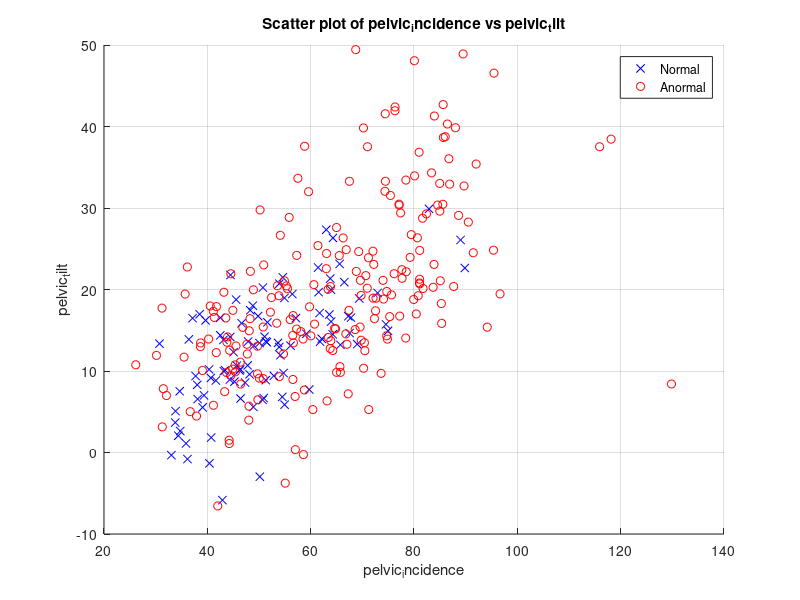
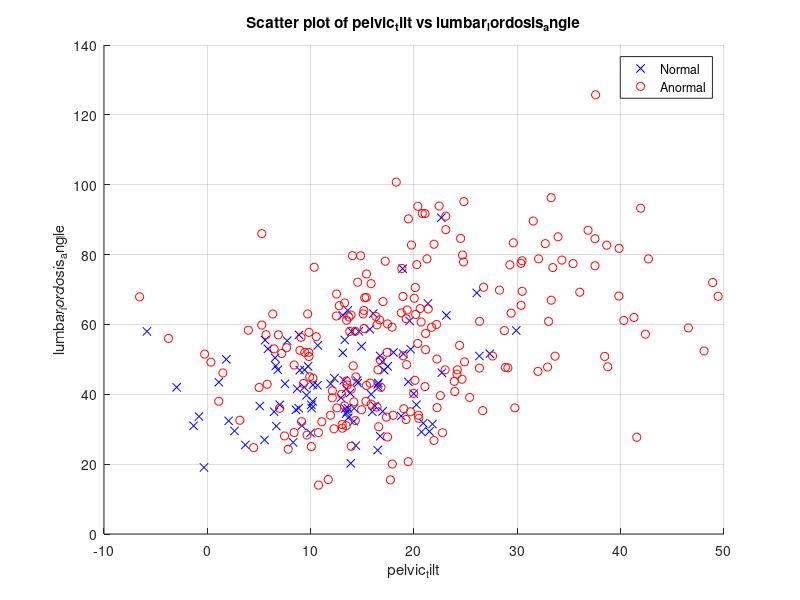
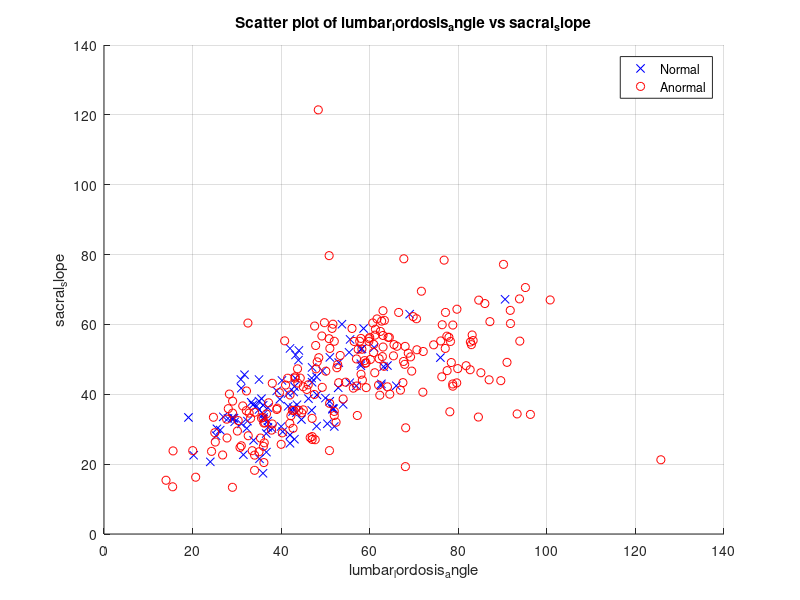
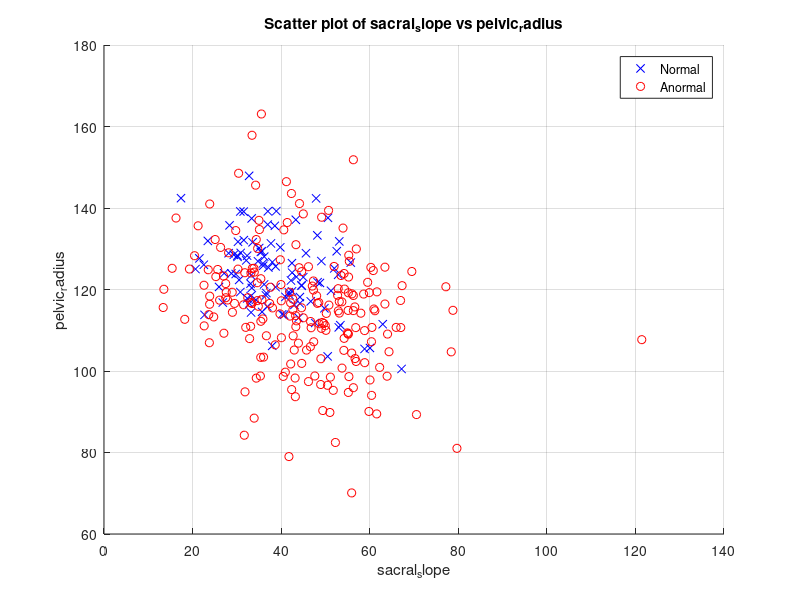

MATLAB code to generate these figures, in order:
clear all
close all
clc

columns_names = {'pelvic_incidence', 'pelvic_tilt', ...
                 'lumbar_lordosis_angle', 'sacral_slope', ...
                 'pelvic_radius', 'degree_spondylolisthesis', 'class'};

data = csvread('column_2C_cleaned.csv');

# removendo a linha com strings dos títulos
data(1, :) = [];

# início dos gráficos de dispersão dois a dois para verificação das relações
# esses gráficos são para vocês terem algum código inicial, não é obrigatório utiliza-los.
num_columns = length(columns_names)-2;

class_normal = data(data(:, end) == 0, 1:end);
class_anormal = data(data(:, end) == 1, 1:end);

for ii = 1:num_columns-1
    figure;
    scatter(class_normal(:, ii), class_normal(:, ii+1), 'b', 'x'); % Blue crosses for status 1
    hold on;
    scatter(class_anormal(:, ii), class_anormal(:, ii+1), 'r', 'o'); % Red circles for status 0
    xlabel(columns_names{ii});
    ylabel(columns_names{ii+1});
    title(['Scatter plot of ', columns_names{ii}, ' vs ', columns_names{ii+1}]);
    legend('Normal', 'Anormal');
    grid on
    hold off;
end

### início do código da prova (fique à vontade para comentar o código de plots dos scatters)


